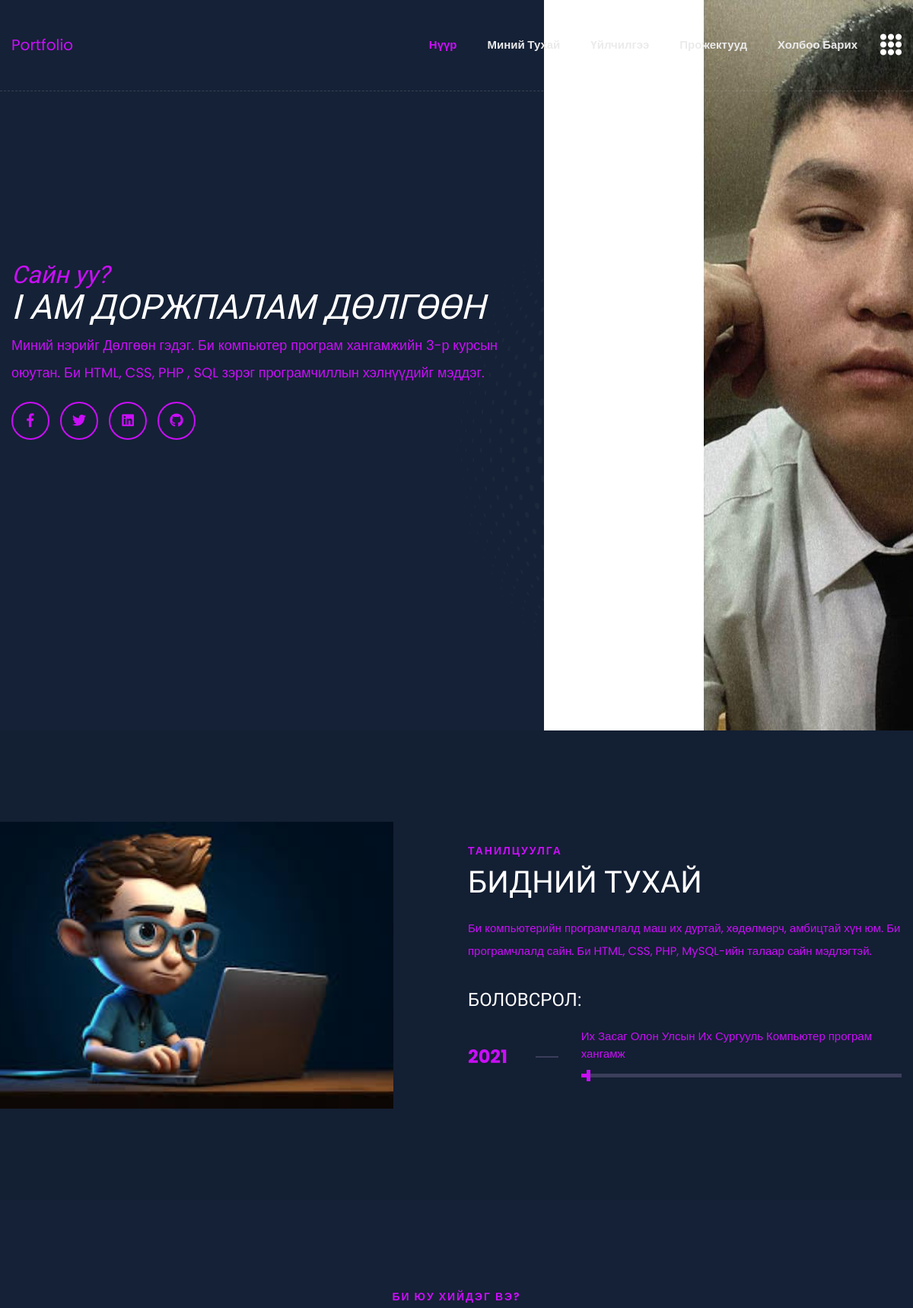
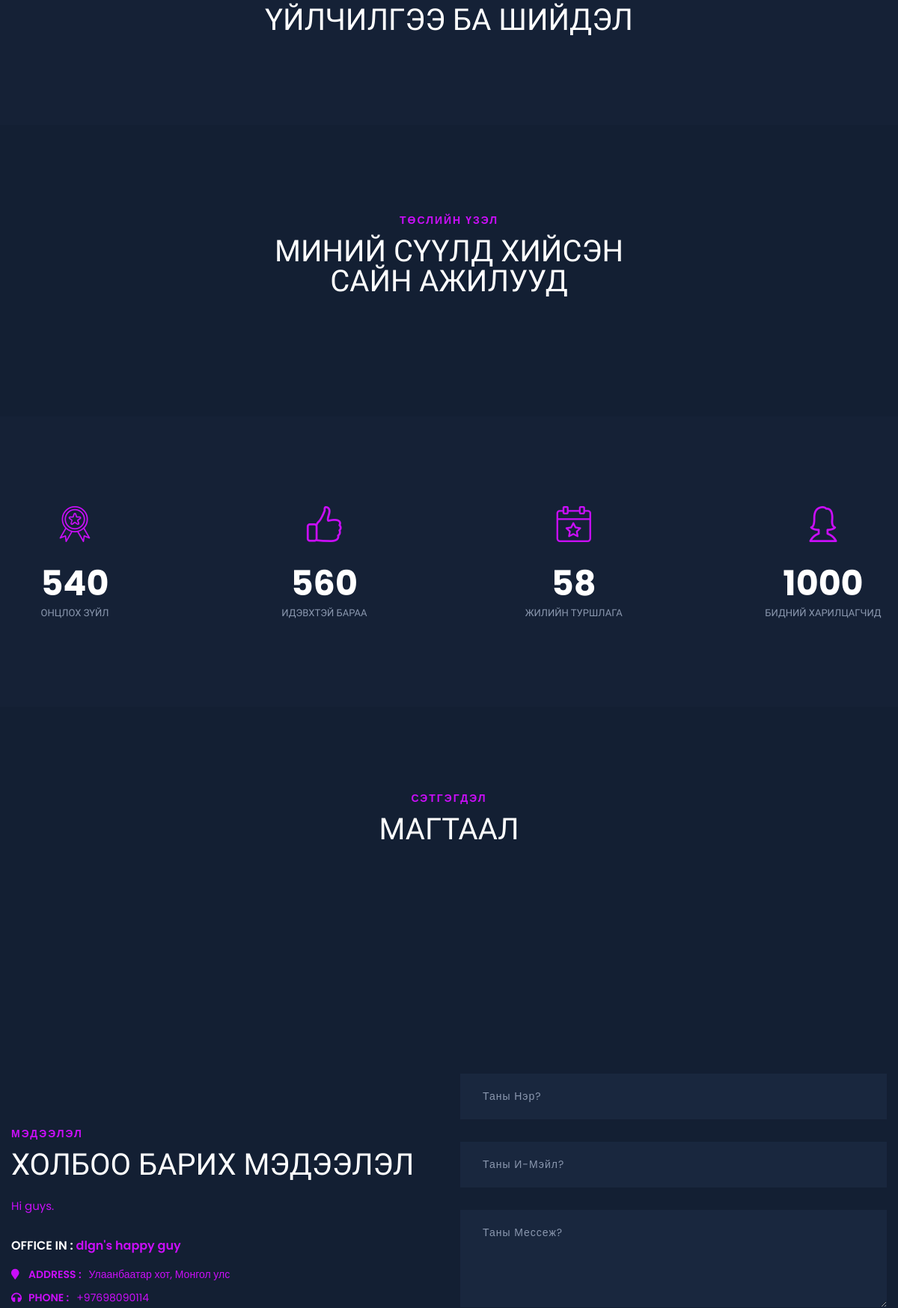
The page / (upper part) on the database its author committed (2 pictures, top to bottom).
### tables this page shows
CREATE TABLE `about_me` (
  `id` int(2) NOT NULL,
  `name` varchar(100) NOT NULL,
  `intro` varchar(300) NOT NULL,
  `details` text NOT NULL,
  `fb_link` varchar(100) NOT NULL,
  `twitter_link` varchar(100) NOT NULL,
  `linkedin_link` varchar(100) NOT NULL,
  `github_link` varchar(100) NOT NULL,
  `photo` varchar(120) NOT NULL
);

CREATE TABLE `education_informations` (
  `id` int(1) NOT NULL,
  `degree_name` varchar(100) NOT NULL,
  `year` int(5) NOT NULL,
  `progressbar` int(3) NOT NULL
);

CREATE TABLE `stastistics` (
  `id` int(1) NOT NULL,
  `feature_item` int(11) NOT NULL,
  `active_products` int(11) NOT NULL,
  `experience` int(11) NOT NULL,
  `clients` int(11) NOT NULL
);

CREATE TABLE `contact_information` (
  `id` int(1) NOT NULL,
  `small_text` text NOT NULL,
  `office` varchar(150) NOT NULL,
  `address` varchar(200) NOT NULL,
  `phone` varchar(50) NOT NULL,
  `email` varchar(50) NOT NULL
);

### index.php (the view, shortened to what this page needs)
<?php
require_once "admin/db.php";
?>
<!doctype html>
<html class="no-js" lang="en">
<head>
        <link rel="stylesheet" href="front_end_assets/css/bootstrap.min.css">
        <link rel="stylesheet" href="front_end_assets/css/animate.min.css">
        <link rel="stylesheet" href="front_end_assets/css/magnific-popup.css">
        <link rel="stylesheet" href="front_end_assets/css/fontawesome-all.min.css">
        <link rel="stylesheet" href="front_end_assets/css/flaticon.css">
        <link rel="stylesheet" href="front_end_assets/css/slick.css">
        <link rel="stylesheet" href="front_end_assets/css/aos.css">
        <link rel="stylesheet" href="front_end_assets/css/default.css">
        <link rel="stylesheet" href="front_end_assets/css/style.css">
        <link rel="stylesheet" href="front_end_assets/css/responsive.css">
    </head>
    <body class="theme-bg">
        <header>
            <div id="header-sticky" class="transparent-header">
                <div class="container">
                    <div class="row">
                        <div class="col-xl-12">
                            <div class="main-menu">
                                <nav class="navbar navbar-expand-lg">
                                    <a href="index.php" class="navbar-brand logo-sticky-none">Portfolio</a>
                                    <div class="collapse navbar-collapse" id="navbarNav">
                                    <ul class="navbar-nav ml-auto">
    <li class="nav-item active"><a class="nav-link" href="#home">Нүүр</a></li>
    <li class="nav-item"><a class="nav-link" href="#about">Миний тухай</a></li>
    <li class="nav-item"><a class="nav-link" href="#service">Үйлчилгээ</a></li>
    <li class="nav-item"><a class="nav-link" href="#portfolio">Прожектууд</a></li>
    <li class="nav-item"><a class="nav-link" href="#contact">Холбоо барих</a></li>
</ul>
                                    </div>
                                    <div class="header-btn">
                                        <a href="#" class="off-canvas-menu menu-tigger"><i class="flaticon-menu"></i></a>
                                    </div>
                                </nav>
                            </div>
                        </div>
                    </div>
                </div>
            </div>
                <?php
                  $information_query = $dbcon->query("SELECT * FROM contact_information");
                  $contact_information = $information_query->fetch_assoc();
                ?>
                <?php
                  $about_me_query = $dbcon->query("SELECT * FROM about_me");
                  $about_me = $about_me_query -> fetch_assoc();
                ?>
        </header>
        <main>
            <section id="home" class="banner-area banner-bg fix">
                <div class="container">
                    <div class="row align-items-center">
                        <div class="col-xl-7 col-lg-6">
                            <div class="banner-content">
                                <h6 class="wow fadeInUp" data-wow-delay="0.2s">Сайн уу?</h6>
                                <h2 style="font-size: 3em;" class="wow fadeInUp" data-wow-delay="0.4s">I am <?=$about_me['name']?> </h2>
                                <p class="wow fadeInUp" data-wow-delay="0.6s"><?=$about_me['intro']?></p>
                                <div class="banner-social wow fadeInUp" data-wow-delay="0.8s">
                                    <ul>
                                        <li><a href="<?=$about_me['fb_link']?>"><i class="fab fa-facebook-f"></i></a></li>
                                        <li><a href="<?=$about_me['twitter_link']?>"><i class="fab fa-twitter"></i></a></li>
                                        <li><a href="<?=$about_me['linkedin_link']?>"><i class="fab fa-linkedin"></i></a></li>
                                        <li><a href="<?=$about_me['github_link']?>"><i class="fab fa-github"></i></a></li>
                                    </ul>
                                </div>
                            </div>
                        </div>
                        <div class="col-xl-5 col-lg-6 d-none d-lg-block">
                            <div class="banner-img text-right">
                                <img src="admin/image/profile/<?=$about_me['photo']?>" alt="">
                            </div>
                        </div>
                    </div>
                </div>
                <div class="banner-shape"><img src="front_end_assets/img/shape/dot_circle.png" class="rotateme" alt="img"></div>
            </section>
            <section id="about" class="about-area primary-bg pt-120 pb-120">
                <div class="container">
                    <div class="row align-items-center">
                        <div class="col-lg-6">
                            <div class="about-img">
                                <img src="front_end_assets/img/banner/banner_img3.jpg" style="height: auto; width:15cm;"me-01" alt="me-01">
                            </div>
                        </div>
                        <div class="col-lg-6 pr-90">
                        <div class="section-title mb-25">
    <span>Танилцуулга</span>
    <h2>Бидний тухай</h2>
</div>
<div class="about-content">
    <p><?=$about_me['details']?></p>
    <h3>Боловсрол:</h3>
</div>
                            <?php
                            $education_query = $dbcon->query("SELECT * FROM education_informations");
                            foreach ($education_query as $education) {
                            ?>
                            <div class="education">
                                <div class="year"><?=$education['year']?></div>
                                <div class="line"></div>
                                <div class="location">
                                    <span><?=$education['degree_name']?></span>
                                    <div class="progressWrapper">
                                        <div class="progress">
                                            <div class="progress-bar wow slideInLefts" data-wow-delay="0.2s" data-wow-duration="2s" role="progressbar" style="width: <?=$education['progressbar']?>%;" aria-valuenow="65" aria-valuemin="0" aria-valuemax="100"></div>
                                        </div>
                                    </div>
                                </div>
                            </div>
                          <?php } ?>
                        </div>
                    </div>
                </div>
            </section>
            <section id="service" class="services-area pt-120 pb-50">
				<div class="container">
                    <div class="row justify-content-center">
                        <div class="col-xl-6 col-lg-8">
                        <div class="section-title text-center mb-70">
    <span>БИ ЮУ ХИЙДЭГ ВЭ?</span>
    <h2>Үйлчилгээ ба шийдэл</h2>
</div>
                        </div>
                    </div>
				</div>
			</section>
            <section id="portfolio" class="portfolio-area primary-bg pt-120 pb-90">
                <div class="container">
                    <div class="row justify-content-center">
                        <div class="col-xl-6 col-lg-8">
                        <div class="section-title text-center mb-70">
    <span>Төслийн үзэл</span>
    <h2>Миний сүүлд хийсэн сайн ажилууд</h2>
</div>
                        </div>
                    </div>
        </div>
    </section>
          <?php
            $fact_query = $dbcon -> query("SELECT * FROM stastistics");
            $fact_information = $fact_query->fetch_assoc();
          ?>
            <section class="fact-area">
                <div class="container">
                    <div class="fact-wrap">
                    <div class="row justify-content-between">
    <div class="col-xl-2 col-lg-3 col-sm-6">
        <div class="fact-box text-center mb-50">
            <div class="fact-icon">
                <i class="flaticon-award"></i>
            </div>
            <div class="fact-content">
                <h2><span class="count"><?=$fact_information['feature_item']?> </span></h2>
                <span>Онцлох зүйл</span>
            </div>
        </div>
    </div>
    <div class="col-xl-2 col-lg-3 col-sm-6">
        <div class="fact-box text-center mb-50">
            <div class="fact-icon">
                <i class="flaticon-like"></i>
            </div>
            <div class="fact-content">
                <h2><span class="count"><?=$fact_information['active_products']?></span></h2>
                <span>Идэвхтэй бараа</span>
            </div>
        </div>
    </div>
    <div class="col-xl-2 col-lg-3 col-sm-6">
        <div class="fact-box text-center mb-50">
            <div class="fact-icon">
                <i class="flaticon-event"></i>
            </div>
            <div class="fact-content">
                <h2><span class="count"><?=$fact_information['experience']?></span></h2>
                <span>Жилийн туршлага</span>
            </div>
        </div>
    </div>
    <div class="col-xl-2 col-lg-3 col-sm-6">
        <div class="fact-box text-center mb-50">
            <div class="fact-icon">
                <i class="flaticon-woman"></i>
            </div>
            <div class="fact-content">
                <h2><span class="count"><?=$fact_information['clients']?></span></h2>
                <span>Бидний харилцагчид</span>
            </div>
        </div>
    </div>
</div>
                    </div>
                </div>
            </section>
            <section class="testimonial-area primary-bg pt-115 pb-115">
                <div class="container">
                    <div class="row justify-content-center">
                        <div class="col-xl-6 col-lg-8">
                        <div class="section-title text-center mb-70">
    <span>Сэтгэгдэл</span>
    <h2>Магтаал</h2>
</div>
                        </div>
                    </div>
                    <div class="row justify-content-center">
                        <div class="col-xl-9 col-lg-10">
                        </div>
                    </div>
                </div>
            </section>
            <section id="contact" class="contact-area primary-bg pt-120 pb-120">
                <div class="container">
                    <div class="row align-items-center">
                        <div class="col-lg-6">
                        <div class="section-title mb-20">
    <span>Мэдээлэл</span>
    <h2>Холбоо барих мэдээлэл</h2>
</div>
                            <div class="contact-content">
                                <p><?=$contact_information['small_text']?></p>
                                <h5>OFFICE IN : <span><?=$contact_information['office']?></span></h5>
                                <div class="contact-list">
                                    <ul>
                                        <li><i class="fas fa-map-marker"></i><span>Address :</span><?=$contact_information['address']?></li>
                                        <li><i class="fas fa-headphones"></i><span>Phone :</span><?=$contact_information['phone']?></li>
                                    </ul>
                                </div>
                            </div>
                        </div>
                        <div class="col-lg-6">
                            <div class="contact-form">
                                <form action="guest_message.php" method="post">
                                    <input type="text" placeholder="Таны Нэр? "name='guest_name'>
                                    <input type="email" placeholder="Таны И-мэйл?" name='guest_email'>
                                    <textarea name="guest_message" id="message" placeholder="Таны мессеж?"></textarea>
                                </form>
                            </div>
                        </div>
                    </div>
                </div>
            </section>
        </main>
    </body>
</html>

### front_end_assets/css/default.css (style rules this page uses)
.mb-20 { margin-bottom: 20px; }
.mb-25 { margin-bottom: 25px; }
.mb-50 { margin-bottom: 50px; }
.mb-70 { margin-bottom: 70px; }
.pt-115 { padding-top: 115px; }
.pt-120 { padding-top: 120px; }
.pb-50 { padding-bottom: 50px; }
.pb-90 { padding-bottom: 90px; }
.pb-115 { padding-bottom: 115px; }
.pb-120 { padding-bottom: 120px; }
.pr-90 { padding-right: 90px; }
.theme-bg { background: #152136; }
.primary-bg { background: #131f33; }

### front_end_assets/css/responsive.css (style rules this page uses)
@media (min-width: 1200px) and (max-width: 1500px) { .banner-shape { right: -145px; } }
@media (min-width: 992px) and (max-width: 1200px) { .banner-content h6 { font-size: 32px; } }
@media (min-width: 992px) and (max-width: 1200px) { .banner-content h2 { font-size: 60px; } }
@media (min-width: 992px) and (max-width: 1200px) { .banner-shape { right: -155px; } }
@media (min-width: 992px) and (max-width: 1200px) { .header-btn a.off-canvas-menu { margin-left: 0; display: inline-block; } }
@media (min-width: 992px) and (max-width: 1200px) { .fact-wrap { padding: 0; } }
@media (min-width: 992px) and (max-width: 1200px) { .contact-content p { padding-right: 50px; } }
@media (min-width: 992px) and (max-width: 1200px) { .contact-area::before { width: 48%; } }
@media (min-width: 992px) and (max-width: 1200px) { .about-img { margin-left: -65px; } }
@media (min-width: 992px) and (max-width: 1200px) { .banner-content p { font-size: 18px; padding-right: 0; } }
@media (min-width: 992px) and (max-width: 1200px) { .about-area .col-lg-6.pr-90 { padding-right: 15px; } }

### rows shown on the page
about_me: name "ДОРЖПАЛАМ ДӨЛГӨӨН", intro "Миний нэрийг Дөлгөөн гэдэг. Би компьютер програм хангамжийн 3-р курсын оюутан. Би HTML, CSS, PHP , SQL зэрэг програмчиллын хэлнүүдийг мэддэг.", photo (picture), details "Би компьютерийн програмчлалд маш их дуртай, хөдөлмөрч, амбицтай хүн юм. Би програмчлалд сайн. Би HTML, CSS, PHP, MySQL-ийн талаар сайн мэдлэгтэй."
education_informations: year "2021", degree_name "Их Засаг Олон Улсын Их Сургууль Компьютер програм хангамж", progressbar 3 (drawn)
stastistics: feature_item "540", active_products "560", experience "58", clients "1000"
contact_information: small_text "Hi guys.", office "dlgn's happy guy", address "Улаанбаатар хот, Монгол улс", phone "+97698090114"
